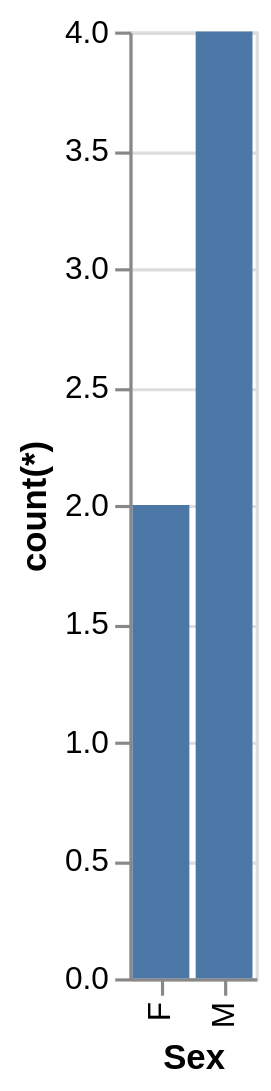

Source (Vega-Lite JSON):
### Vega-Lite specification from a JSON file in a GitHub repository (floating-point values rounded to 4 significant figures)
{"data": {"values": [{"x_data": "F", "y_data": 2}, {"x_data": "M", "y_data": 4}]}, "mark": "bar", "encoding": {"x": {"field": "x_data", "type": "nominal", "title": "Sex", "sort": {"op": "sum", "field": "y_data", "order": "ascending"}}, "y": {"field": "y_data", "type": "quantitative", "title": "count(*)"}}}
